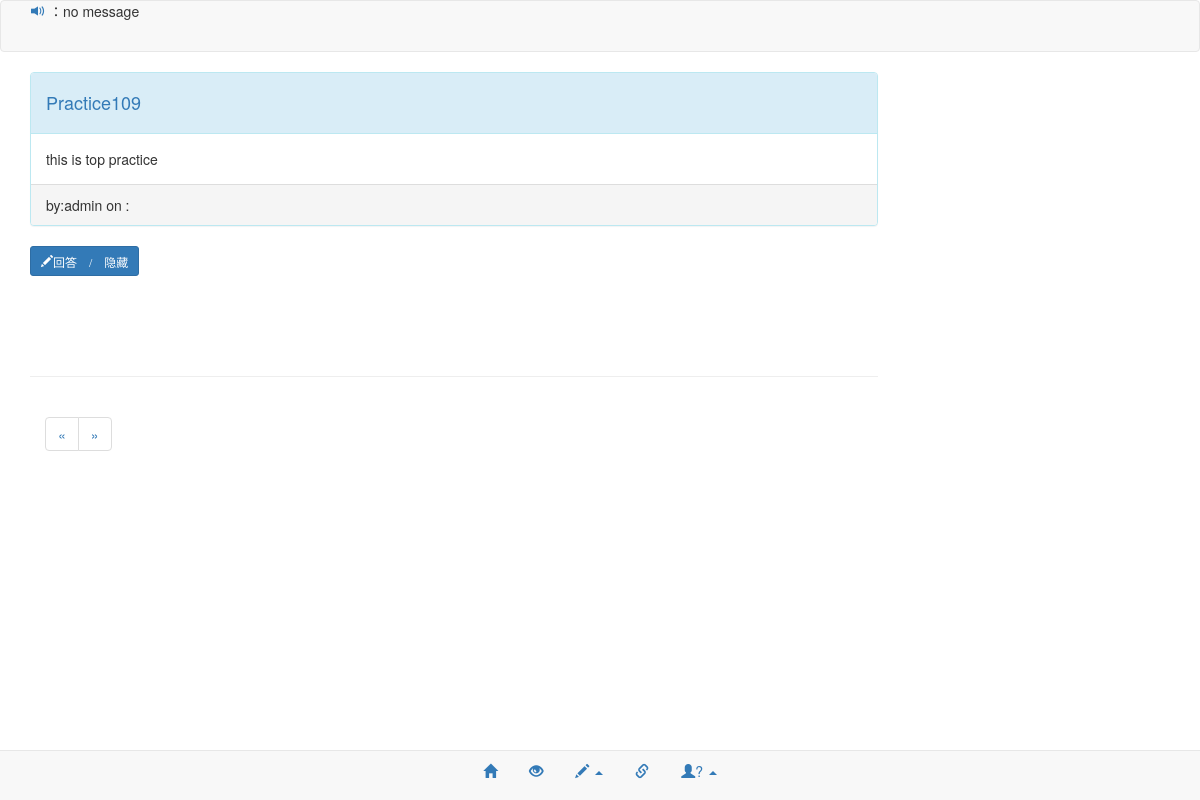
Before: /practice/practice/109/1 with the older database file.
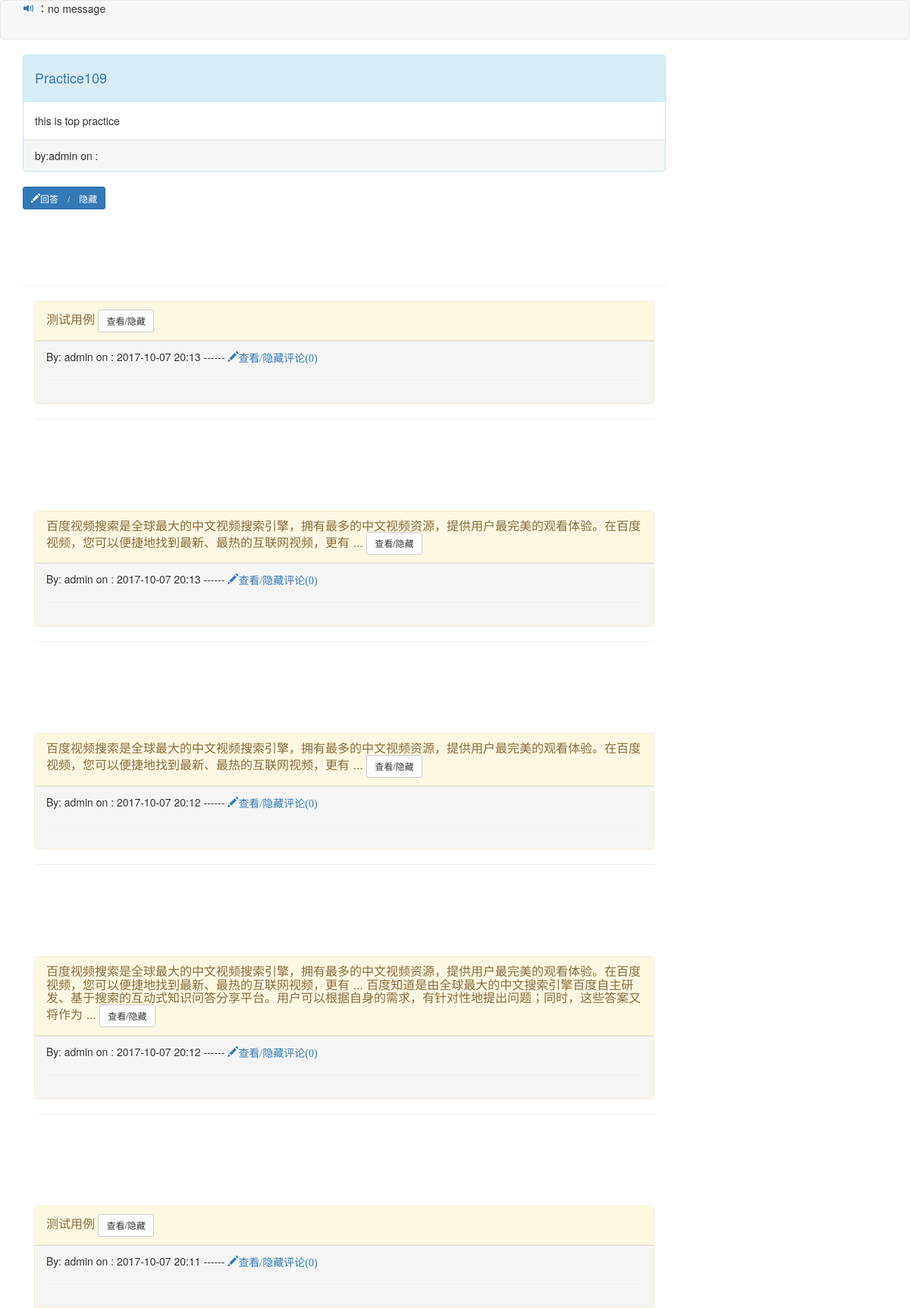
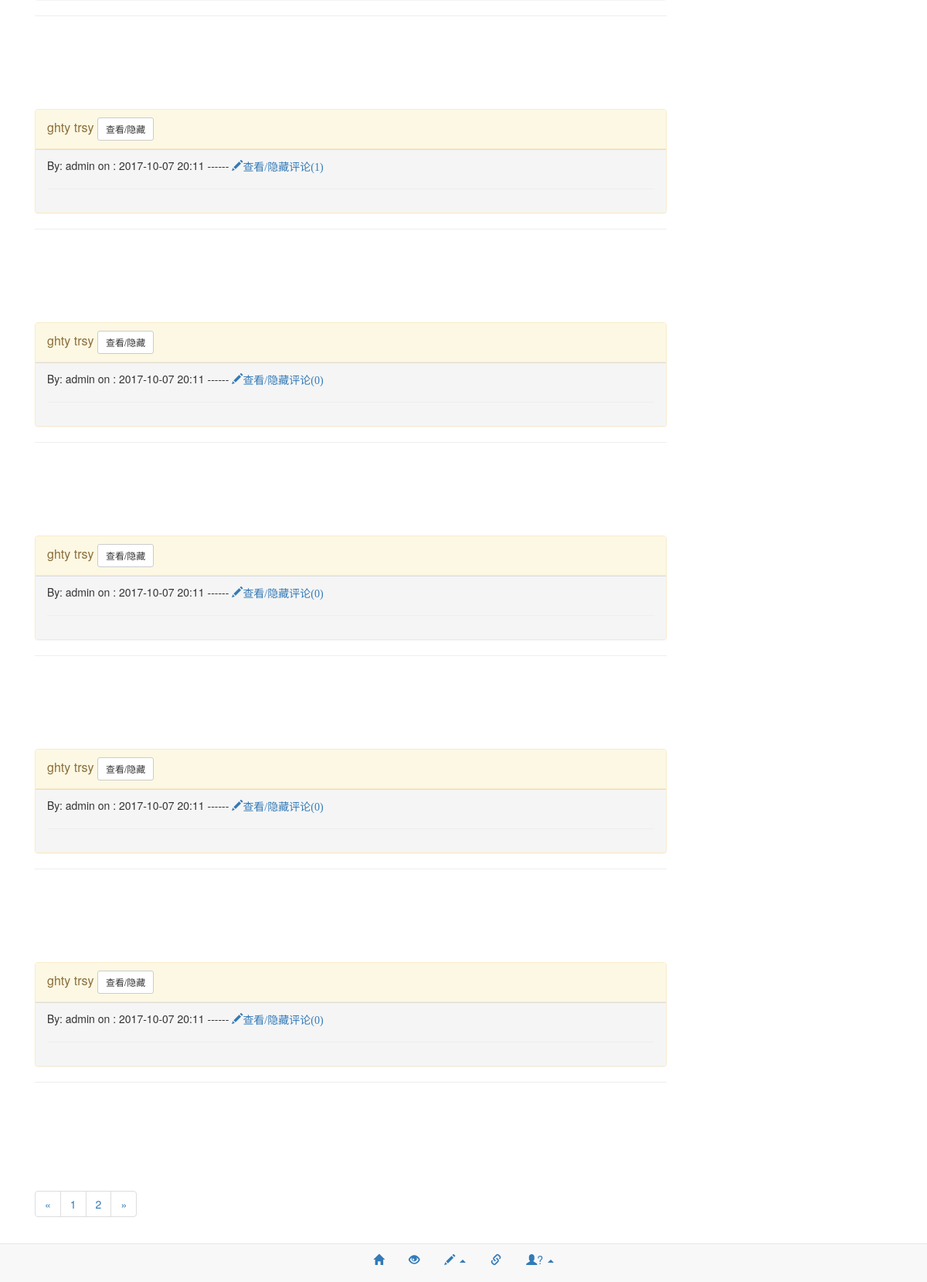
After: the same page with the newer database file (2 pictures, top to bottom).
### webapp/models.py (models this page shows, shortened)
class Note(db.Model):
    id = db.Column(db.Integer(), primary_key=True)
    text = db.Column(db.Text())
    publish_date = db.Column(db.DateTime())
    user_id = db.Column(db.Integer(),
                        db.ForeignKey('user.id'))

class Practice(db.Model):
    id = db.Column(db.Integer(), primary_key=True)
    title = db.Column(db.String(255))
    is_top = db.Column(db.Boolean())
    text = db.Column(db.Text())
    publish_date = db.Column(db.DateTime())
    dynamic_date = db.Column(db.DateTime())
    user_id = db.Column(db.Integer(),
                        db.ForeignKey('user.id'))
    answers = db.relationship('Answer',
                               backref='practice',
                              lazy='dynamic')

class User(db.Model):
    id = db.Column(db.Integer(), primary_key=True)
    username = db.Column(db.String(255))
    password = db.Column(db.String(255))
    nick_name = db.Column(db.String(255))
    class_major = db.Column(db.String(255))
    description = db.Column(db.Text())
    blog_addr = db.Column(db.String(255))
    github_addr = db.Column(db.String(255))
    posts = db.relationship('Post',
                             backref='user',
                             lazy='dynamic')
    comments = db.relationship('Comment',
                         backref='user',
                         lazy='dynamic')
    roles = db.relationship(
        'Role',
        secondary=roles,
        backref=db.backref('users', lazy='dynamic')
        )
    related_posts = db.relationship('RelatedPost',
                             backref='user',
                             lazy='dynamic')
    practices = db.relationship('Practice',
                             backref='user',
                             lazy='dynamic')
    answers = db.relationship('Answer',
                             backref='user',
                             lazy='dynamic')
    answer_comments = db.relationship('AnswerComment',
                         backref='user',
                         lazy='dynamic')

class Answer(db.Model):
    id = db.Column(db.Integer(), primary_key=True)
    name = db.Column(db.String(255))
    user_id = db.Column(db.Integer(),
                        db.ForeignKey('user.id'))
    text = db.Column(db.Text())
    date = db.Column(db.DateTime())
    practice_id = db.Column(db.Integer(),
                        db.ForeignKey('practice.id'))
    answer_comments = db.relationship('AnswerComment',
                               backref='answer',
                              lazy='dynamic')

### webapp/controllers/practice.py (the view, shortened to what this page needs)
@practice_blueprint_.route('/practice/<int:practice_id>/<int:page>', methods=['GET','POST'])
def practice(practice_id, page=1):
    form = AnswerForm()
    practice = Practice.query.get_or_404(practice_id)
    answers = practice.answers.order_by(Answer.date.desc()).paginate(page, 10)
    not_viewed_inform_num = get_not_viewed_inform_num()
    note = get_note()
    answer_comment_form = AnswerCommentForm()
    answer_comment_form.text.data = u'输入你的评论'
    return render_template(
        'practice.html',
        g=g,
        practice=practice,
        answers=answers,
        answer_comment_form=answer_comment_form,
        form=form,
        not_viewed_inform_num=not_viewed_inform_num,
        note=note
        )

### webapp/__init__.py (called while the page is built)
def delete_html(string=None):
    for html_tag in ['<p>','</p>','<a>','</a>','<h1>','</h1>','<h2>','<div>','</div>']:
        if string:
            string = string.replace(html_tag,'')
    return string

def deal_time(deal_time=None):
    strings=str(deal_time).split(':')
    strings.pop(-1)
    string = ':'.join(strings)
    return string

def get_text(html=None):
    reg = r'>(.*?)</'
    pattern = re.compile(reg)
    result = pattern.findall(html)
    text = " ".join(result)
    return text

### webapp/controllers/practice.py (called while the page is built)
def get_not_viewed_inform_num():
    try:
        if current_user.username:
            not_viewed_posts = RelatedPost.query.filter_by(is_viewed=False,
                                                         user_id=current_user.id).all()
            return len(not_viewed_posts)
        else:
            return None
    except:
        return None

def get_note():
    try:
        note = Note.query.order_by(Note.publish_date.desc()).limit(1).one()
        return note
    except:
        note = Note()
        note.text = "no message"
        note.publish_date = datetime.datetime.now()
        db.session.add(note)
        db.session.commit()
        get_note()

@practice_blueprint_.before_request
def check_user():
    if 'username' in session:
        g.current_user = User.query.filter_by(
            username=session['username']
            ).one()
    else:
        g.current_user = None

### webapp/templates/practice/practice.html (shortened to what this page needs)
{% macro render_answer_pagination(pagination, route_func, practice_id) %}
    <nav>
        <ul class="pagination">
            <li>
                <a href="{{ url_for(route_func, page=pagination.prev().page, practice_id=practice_id) }}" aria-label="Previous">
                    <span aria-hidden="true">&laquo;</span>
                </a>
            </li>
            {% for page in pagination.iter_pages() %}
                {% if page %}
                    {% if page != pagination.page %}
                        <li><a href="{{ url_for(route_func, page=page, practice_id=practice_id ) }}">{{ page }}</a></li>
                    {% else %}
                        <li><a href="">{{ page }}</a></li>
                    {% endif %}
                {% else %}
                    <li><a>…</a><li>
                {% endif %}
            {% endfor %}
            <li>
                <a href="{{ url_for(route_func, page=pagination.next().page, practice_id=practice_id) }}" aria-label="Next">
                    <span aria-hidden="true">&raquo;</span>
                </a>
            </li>
        </ul>
    </nav>
{% endmacro %}
{% extends "practice_base.html" %}
{% block body %}
    <div class="row">
        <div class="col-lg-9">
            <div class="panel panel-info">
                <div class="panel-heading"><a href="{{ url_for('.practice', practice_id=practice.id, page=1) }}"><h4>{{ practice.title }}</a></h4>
                </div>
                <div class="panel-body">
                    {{ practice.text | safe }}
                </div>
                <div class="panel-footer">by:{{ practice.user.username }}
                                          on : {{ practice.publish_date | deal_time() }}
                </div>
            </div>
            <div class="row">
                <div class="col-lg-2">
                      <button type="button" class="btn btn-primary btn-sm" data-toggle="collapse"
                            data-target="#demo">
                        <span class="glyphicon glyphicon-pencil">回答 / 隐藏</span>
                      </button>
                </div>
            </div>
            <br>
            <br>
            <br>
            <br>
            <hr>
                <div class="col-lg-12">
                    {% if not answers %}
                    <p>该练习还没有人提交解答.</p>
                    {% else %}
                        {% for answer in answers.items %}
                            <div class="panel panel-warning">
                                <div class="panel-heading">
                                    <h4 class="panel-title">
                                        <a data-toggle="collapse" data-parent="#accordion"
                                           href="#{{ answer.id }}" >
                                            {{ answer.text | truncate(250) | get_text}}
                                        <button type="button" class="btn btn-default btn-sm">
                                            <span class="">查看/隐藏</span>
                                        </button>
                                        </a>
                                    </h4>
                                </div>
                               <div class="panel-footer">By: {{ answer.name }}
                                          on : {{ answer.date | deal_time() }}
                                <span>------</span>
                                {% set answer_comments=answer.answer_comments.all() %}
                                <a data-toggle="collapse"
                                    href="#{{ answer.id }}test">
                                <span class="glyphicon glyphicon-pencil">查看/隐藏评论({{ answer_comments | length }})</span>
                                </a>
                                <br>
                                <hr>
                                </div>
                            </div>
                            <hr>
                            <br>
                            <br>
                            <br>
                            <br>
                            <br>
                        {% endfor %}
                    {% endif %}
                    {{ render_answer_pagination(answers, '.practice',practice.id) }}
                </div>
            </div>
        </div>
    </div>
{% endblock %}

### webapp/templates/practice/practice_base.html (shortened to what this page needs)
<!DOCTYPE html>
<html>
    <head>
      <link rel="stylesheet" href="{{ url_for('static', filename='css/bootstrap.min.css') }}">
    </head>
    <body style="background-color: white">
    <nav class="navbar navbar-default" role="navigation">
      <div class="container-fluid">
      <div class="navbar-header">
        <a class="navbar-brand" href="#"><a><span class="glyphicon glyphicon-volume-up"></span></a> ：{{ note.text | truncate(150) | delete_html() }}</a>
      </div>
      </div>
    </nav>
    <nav class="navbar navbar-default navbar-fixed-bottom" role="navigation">
    <ul class="nav nav-pills">
      <li><a href="{{ url_for('tiezi.home') }}"><span class="glyphicon glyphicon-home"></span></a></li>
      <li><a href="{{ url_for('tiezi.posts_renew') }}"><span class="glyphicon glyphicon-eye-open"></span></a></li>
      <li class="dropdown">
            <a href="#" class="dropdown-toggle" data-toggle="dropdown">
             <span class="glyphicon glyphicon-pencil"></span>
              <b class="caret"></b>
            </a>
      </li>
      <li>
          <a href="{{ url_for('glinks.glinks') }}">
          <span class="glyphicon glyphicon-link"></span>
          </a>
      </li>
      <li class="dropdown">
            {% if not current_user.username %}
            <a href="#" class="dropdown-toggle" data-toggle="dropdown">
             <span class="glyphicon glyphicon-user"></span>?
              <b class="caret"></b>
            </a>
            {% endif %}
      </li>
    </ul>
    </nav>
        <div class="container">
            {% block body %}
            {% endblock %}
    <footer>
      <br>
      <br>
      <br>
    </footer>
    </body>
</html>

### webapp/templates/practice/practice_base.html (style rules this page uses)
.nav { display:table; margin:0 auto; }

Changed rows visible on the page:
added Answer: text|get_text "测试用例", name "admin", date|deal_time "2017-10-07 20:13", answer_comments "0"
added Answer: text|get_text "百度视频搜索是全球最大的中文视频搜索引擎，拥有最多的中文视频资源，提供用户最完美的观看体验。在百度视频，您可以便捷地找到最新、最热的互联网视频，更有 ...", name "admin", date|deal_time "2017-10-07 20:13", answer_comments "0"
added Answer: text|get_text "百度视频搜索是全球最大的中文视频搜索引擎，拥有最多的中文视频资源，提供用户最完美的观看体验。在百度视频，您可以便捷地找到最新、最热的互联网视频，更有 ...", name "admin", date|deal_time "2017-10-07 20:12", answer_comments "0"
added Answer: text|get_text "百度视频搜索是全球最大的中文视频搜索引擎，拥有最多的中文视频资源，提供用户最完美的观看体验。在百度视频，您可以便捷地找到最新、最热的互联网视频，更有 ... 百度知道是由全球最大的中文搜索引擎百度自主研发、基于搜索的互动式知识问答分享平台。用户可以根据自身的需求，有针对性地提出问题；同时，这些答案又将作为 ...", name "admin", date|deal_time "2017-10-07 20:12", answer_comments "0"
added Answer: text|get_text "测试用例", name "admin", date|deal_time "2017-10-07 20:11", answer_comments "0"
added Answer: text|get_text "ghty trsy", name "admin", date|deal_time "2017-10-07 20:11", answer_comments "1"
added Answer: text|get_text "ghty trsy", name "admin", date|deal_time "2017-10-07 20:11", answer_comments "0"
added Answer: text|get_text "ghty trsy", name "admin", date|deal_time "2017-10-07 20:11", answer_comments "0"
added Answer: text|get_text "ghty trsy", name "admin", date|deal_time "2017-10-07 20:11", answer_comments "0"
added Answer: text|get_text "ghty trsy", name "admin", date|deal_time "2017-10-07 20:11", answer_comments "0"
Other visible differences:
new list line: "1"
new list line: "2"
